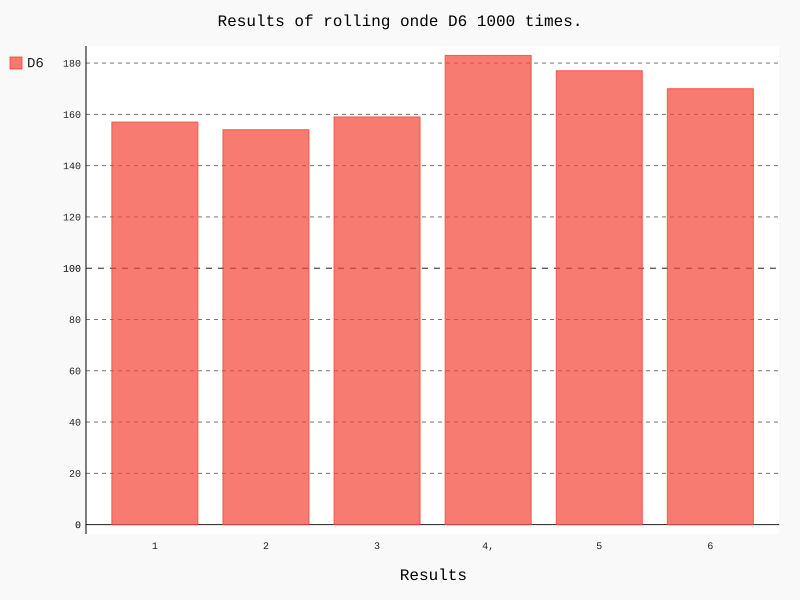

Source code (Python):
from die import Die
import pygal
#Create a D6
die = Die()

#Make some rolls, and sotre results in a list.
results = []
for roll_num in range(1000):
    result = die.roll()
    results.append(result)

#Analize the results.
frequencies = []
for value in range(1, die.num_sides+1):
    frequency = results.count(value)
    frequencies.append(frequency)

#Visualize the results.
hist = pygal.Bar()
hist.title = "Results of rolling onde D6 1000 times."
hist.x_labels = ['1','2', '3', '4,', '5', '6']
hist.x_title = "Results"
hist.y_tytle = "Frequency of results"

hist.add('D6', frequencies)
hist.render_to_file('die_visual.svg')
